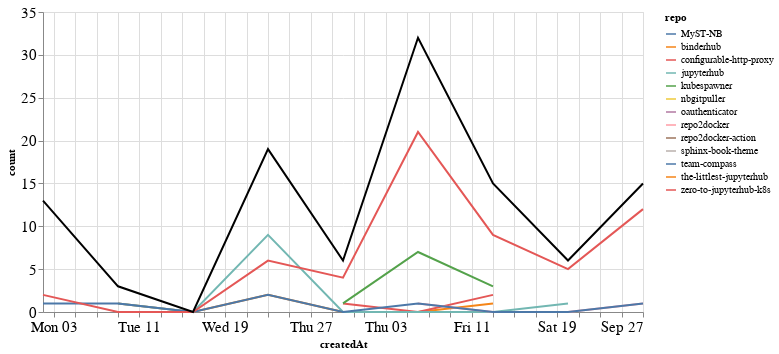

Write notebook code for a chart like this one.
### Markdown cell above
## Comments

### Code cell
comments_time = comments.groupby('repo').resample('W', on='createdAt').count()['author'].reset_index()
comments_time = comments_time.rename(columns={'author': 'count'})
comments_time_total = comments_time.groupby('createdAt').agg({"count": "sum"}).reset_index()
ch1 = alt.Chart(comments_time, width=600).mark_line().encode(
    x='createdAt',
    y='count',
    color='repo',
    tooltip="repo"
)

ch2 = alt.Chart(comments_time_total, width=600).mark_line(color="black").encode(
    x='createdAt',
    y='count',
)

ch1 + ch2

### Figure 1 — Vega-Lite specification as saved in the notebook (floating-point values rounded to 4 significant figures)
{"config": {"axisLeft": {"labelFontSize": 15}, "axisBottom": {"labelFontSize": 15}}, "layer": [{"data": {"name": "data-b2896831aae4fdfdb61a639811df0c52"}, "mark": "line", "encoding": {"color": {"type": "nominal", "field": "repo"}, "tooltip": {"type": "nominal", "field": "repo"}, "x": {"type": "temporal", "field": "createdAt"}, "y": {"type": "quantitative", "field": "count"}}, "width": 600}, {"data": {"name": "data-5fc16f96a50afc313ddddeedc122e5d1"}, "mark": {"type": "line", "color": "black"}, "encoding": {"x": {"type": "temporal", "field": "createdAt"}, "y": {"type": "quantitative", "field": "count"}}, "width": 600}], "$schema": "https://vega.github.io/schema/vega-lite/v4.8.1.json", "datasets": {"data-b2896831aae4fdfdb61a639811df0c52": [{"repo": "MyST-NB", "createdAt": "2020-08-02T00:00:00", "count": 2}, {"repo": "binderhub", "createdAt": "2020-08-09T00:00:00", "count": 1}, {"repo": "binderhub", "createdAt": "2020-08-16T00:00:00", "count": 0}, {"repo": "binderhub", "createdAt": "2020-08-23T00:00:00", "count": 2}, {"repo": "binderhub", "createdAt": "2020-08-30T00:00:00", "count": 0}, {"repo": "binderhub", "createdAt": "2020-09-06T00:00:00", "count": 0}, {"repo": "binderhub", "createdAt": "2020-09-13T00:00:00", "count": 1}, {"repo": "configurable-http-proxy", "createdAt": "2020-08-30T00:00:00", "count": 1}, {"repo": "configurable-http-proxy", "createdAt": "2020-09-06T00:00:00", "count": 0}, {"repo": "configurable-http-proxy", "createdAt": "2020-09-13T00:00:00", "count": 2}, {"repo": "jupyterhub", "createdAt": "2020-08-09T00:00:00", "count": 1}, {"repo": "jupyterhub", "createdAt": "2020-08-16T00:00:00", "count": 0}, {"repo": "jupyterhub", "createdAt": "2020-08-23T00:00:00", "count": 9}, {"repo": "jupyterhub", "createdAt": "2020-08-30T00:00:00", "count": 0}, {"repo": "jupyterhub", "createdAt": "2020-09-06T00:00:00", "count": 0}, {"repo": "jupyterhub", "createdAt": "2020-09-13T00:00:00", "count": 0}, {"repo": "jupyterhub", "createdAt": "2020-09-20T00:00:00", "count": 1}, {"repo": "kubespawner", "createdAt": "2020-08-30T00:00:00", "count": 1}, {"repo": "kubespawner", "createdAt": "2020-09-06T00:00:00", "count": 7}, {"repo": "kubespawner", "createdAt": "2020-09-13T00:00:00", "count": 3}, {"repo": "nbgitpuller", "createdAt": "2020-08-02T00:00:00", "count": 5}, {"repo": "oauthenticator", "createdAt": "2020-09-06T00:00:00", "count": 1}, {"repo": "repo2docker", "createdAt": "2020-09-06T00:00:00", "count": 1}, {"repo": "repo2docker", "createdAt": "2020-09-13T00:00:00", "count": 0}, {"repo": "repo2docker", "createdAt": "2020-09-20T00:00:00", "count": 0}, {"repo": "repo2docker", "createdAt": "2020-09-27T00:00:00", "count": 1}, {"repo": "repo2docker-action", "createdAt": "2020-08-02T00:00:00", "count": 3}, {"repo": "sphinx-book-theme", "createdAt": "2020-09-27T00:00:00", "count": 1}, {"repo": "team-compass", "createdAt": "2020-08-02T00:00:00", "count": 1}, {"repo": "team-compass", "createdAt": "2020-08-09T00:00:00", "count": 1}, {"repo": "team-compass", "createdAt": "2020-08-16T00:00:00", "count": 0}, {"repo": "team-compass", "createdAt": "2020-08-23T00:00:00", "count": 2}, {"repo": "team-compass", "createdAt": "2020-08-30T00:00:00", "count": 0}, {"repo": "team-compass", "createdAt": "2020-09-06T00:00:00", "count": 1}, {"repo": "team-compass", "createdAt": "2020-09-13T00:00:00", "count": 0}, {"repo": "team-compass", "createdAt": "2020-09-20T00:00:00", "count": 0}, {"repo": "team-compass", "createdAt": "2020-09-27T00:00:00", "count": 1}, {"repo": "the-littlest-jupyterhub", "createdAt": "2020-09-06T00:00:00", "count": 1}, {"repo": "zero-to-jupyterhub-k8s", "createdAt": "2020-08-02T00:00:00", "count": 2}, {"repo": "zero-to-jupyterhub-k8s", "createdAt": "2020-08-09T00:00:00", "count": 0}, {"repo": "zero-to-jupyterhub-k8s", "createdAt": "2020-08-16T00:00:00", "count": 0}, {"repo": "zero-to-jupyterhub-k8s", "createdAt": "2020-08-23T00:00:00", "count": 6}, {"repo": "zero-to-jupyterhub-k8s", "createdAt": "2020-08-30T00:00:00", "count": 4}, {"repo": "zero-to-jupyterhub-k8s", "createdAt": "2020-09-06T00:00:00", "count": 21}, {"repo": "zero-to-jupyterhub-k8s", "createdAt": "2020-09-13T00:00:00", "count": 9}, {"repo": "zero-to-jupyterhub-k8s", "createdAt": "2020-09-20T00:00:00", "count": 5}, {"repo": "zero-to-jupyterhub-k8s", "createdAt": "2020-09-27T00:00:00", "count": 12}], "data-5fc16f96a50afc313ddddeedc122e5d1": [{"createdAt": "2020-08-02T00:00:00", "count": 13}, {"createdAt": "2020-08-09T00:00:00", "count": 3}, {"createdAt": "2020-08-16T00:00:00", "count": 0}, {"createdAt": "2020-08-23T00:00:00", "count": 19}, {"createdAt": "2020-08-30T00:00:00", "count": 6}, {"createdAt": "2020-09-06T00:00:00", "count": 32}, {"createdAt": "2020-09-13T00:00:00", "count": 15}, {"createdAt": "2020-09-20T00:00:00", "count": 6}, {"createdAt": "2020-09-27T00:00:00", "count": 15}]}}
